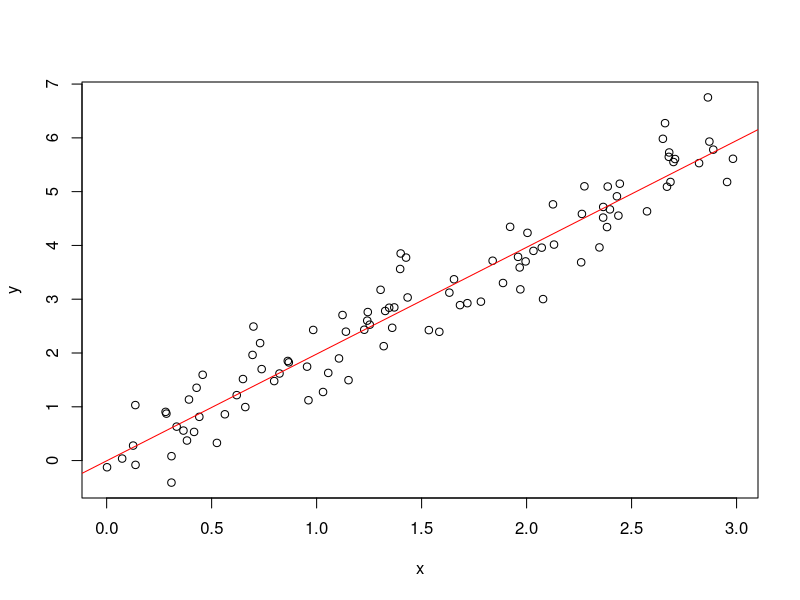

Write R code to recreate this figure.
## ---- chunk 1
# Setting a random seed reproducible simulation
set.seed(123)
# Defining the predictor variable (uniformly distributed)
x <- runif(n=100, min=0, max=3)
# Defining the response variable (normally distributed)
y <- rnorm(n=100, mean=2*x, sd=0.5)
# Creating a linear model from x and y
lf <- lm(y ~ x)
# Extracting the model coefficients 
coefs = lf$coefficients
# Creating a scatter plot from x and y
plot(x,y)
# Draw a line with parameters from the model
abline(coefs[1], coefs[2], col="red")
# View summary statistics of the linear model
summary(lf)
